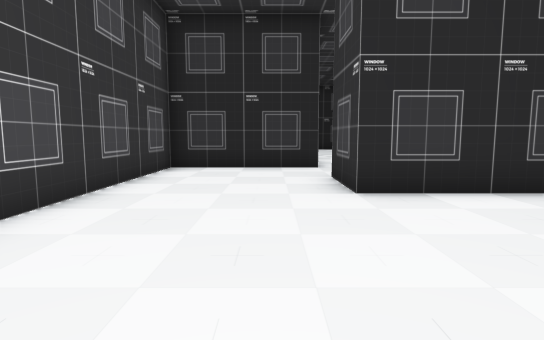
[1] (above)

16 first-person views from a walk through a Godot game level. The camera is 1.3 m above the floor, tilts 6° down and sees 80° across. The floor is counted in squares, 1.53 m on a side. Each view is taken from the middle of a square. On the plan, view 1 faces up. The plan holds only what a view shows up to about 11 squares ahead; the rest is blank. The place goes on beyond the plan. Flat picture figures and markers are left out.

[2]
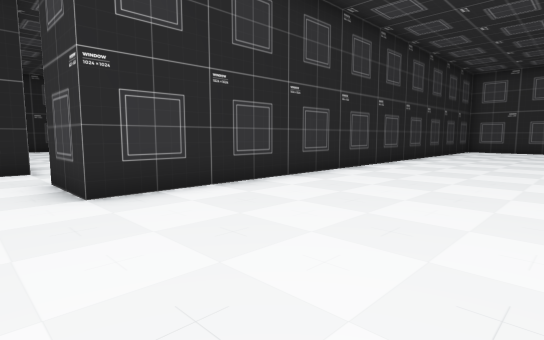

[3]
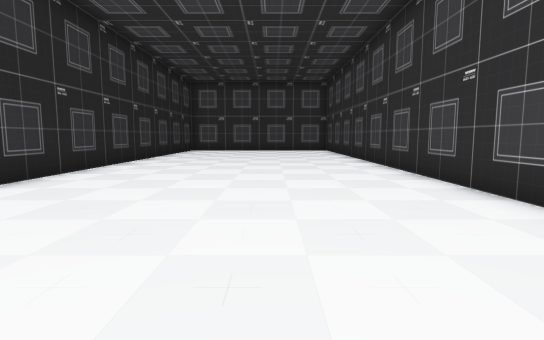

[4]
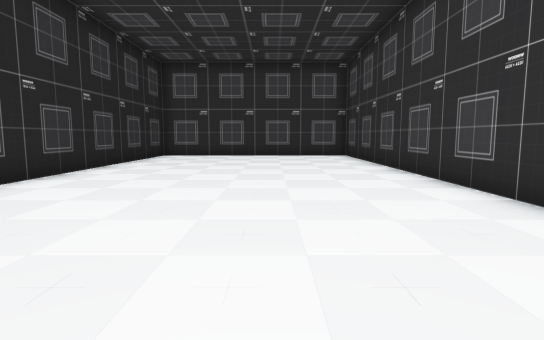

[5]
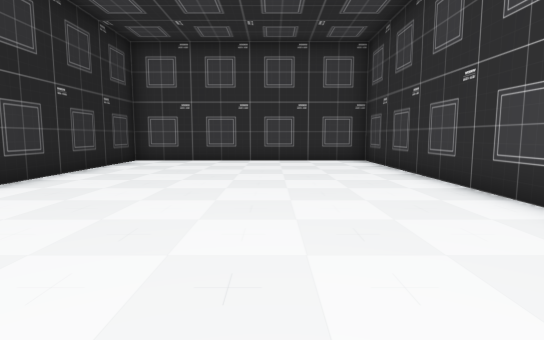

[6]
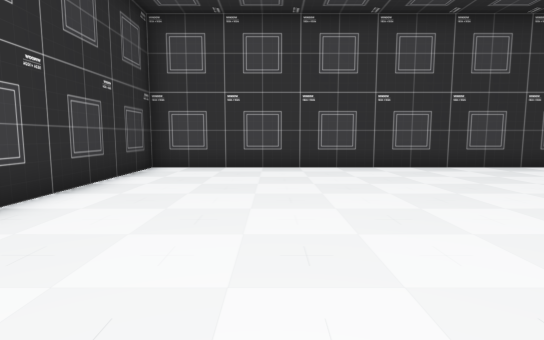

[7]
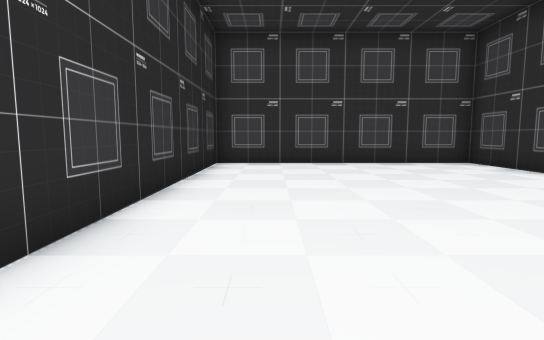

[8]
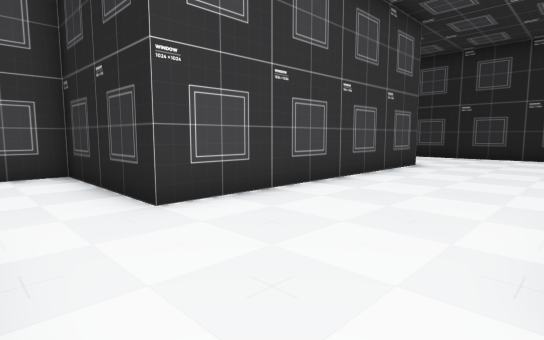

[9]
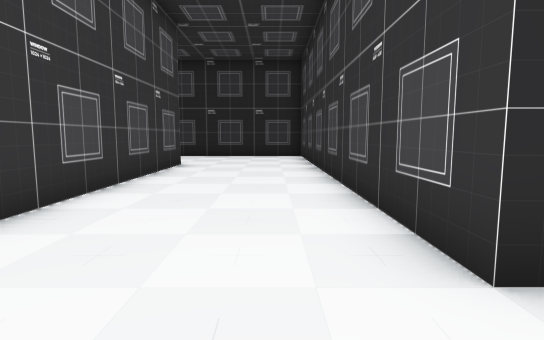

[10]
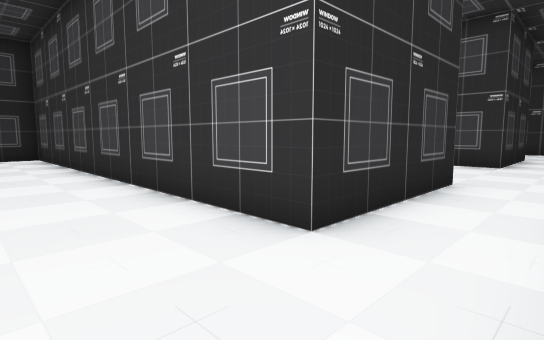

[11]
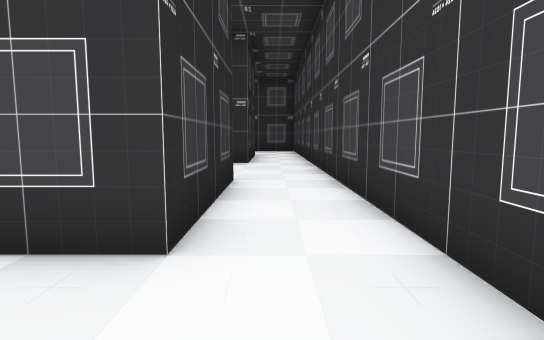

[12]
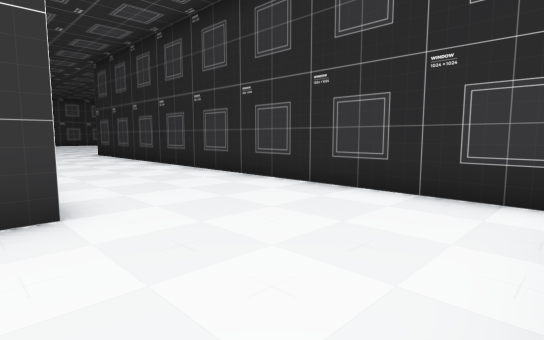

[13]
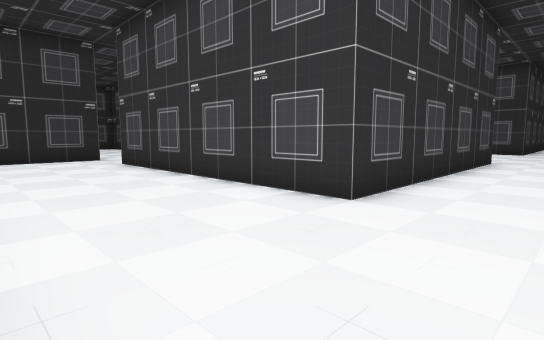

[14]
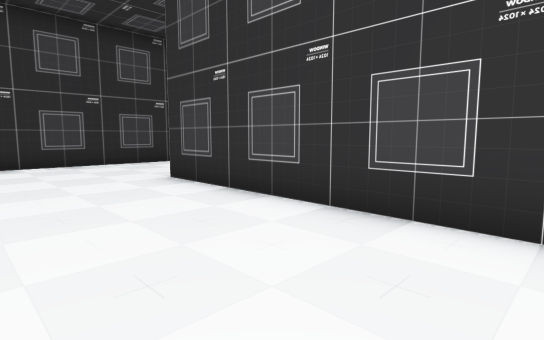

[15]
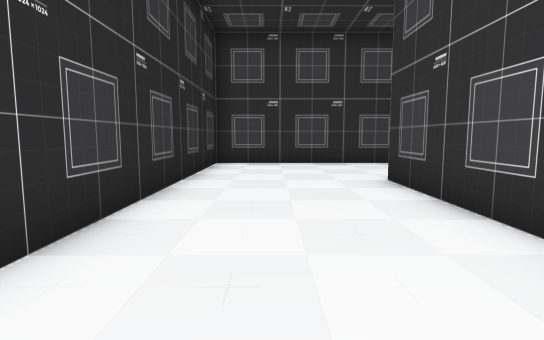

[16]
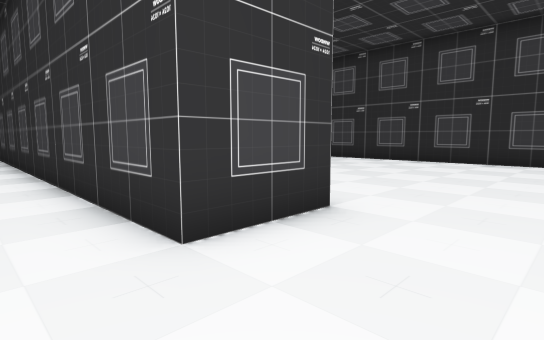

### Floor plan
Points are (right, up) in squares from view 1. A wall is a line through its corners. A room is listed if a view was taken in it or the views show most of it. See-through windows are left out.
Room 1 (views 1, 2, 3, 4, 5, 6, 7, 16)
walls: (1.3, 8.7) (-2.7, 8.7) (-2.7, -3.3) (19.2, -3.3) (19.2, 4.7) (1.2, 4.7) (1.2, 6.7) (2.4, 6.7)
ways out: opening at (1.5, 7.5) to room 2
Room 2 (views 8, 9, 10, 11, 12, 13, 14, 15)
walls: (-5.5, 16.7) (1.3, 16.7) (1.3, 8.7); (2.4, 6.7) (10.6, 6.7); (9.4, 8.7) (5.3, 8.7) (5.3, 20.8) (-5.5, 20.8)
ways out: opening at (1.5, 7.5) to room 1; opening at (9.5, 7.5)

Positions as (right, up) in squares from view 1, and headings:
1: (0, 0), facing up
2: (0, 0), facing up-right
3: (0, 0), facing right
4: (5, 0), facing right
5: (8, 0), facing right
6: (6, 0), facing left
7: (9, 3), facing right
8: (5, 7), facing up-left
9: (4, 7), facing up
10: (3, 7), facing up-right
11: (3, 8), facing right
12: (5, 16), facing up-left
13: (5, 19), facing down-left
14: (-5, 20), facing down-right
15: (-5, 19), facing right
16: (-1, 8), facing down-right
